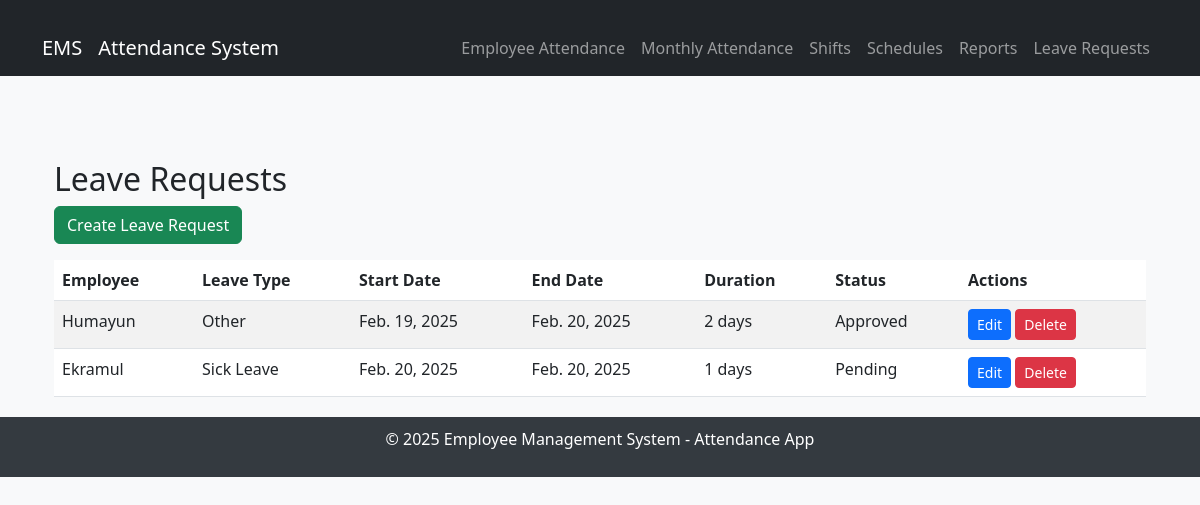
/attendance/leaves/, run on an earlier commit of the app's database.
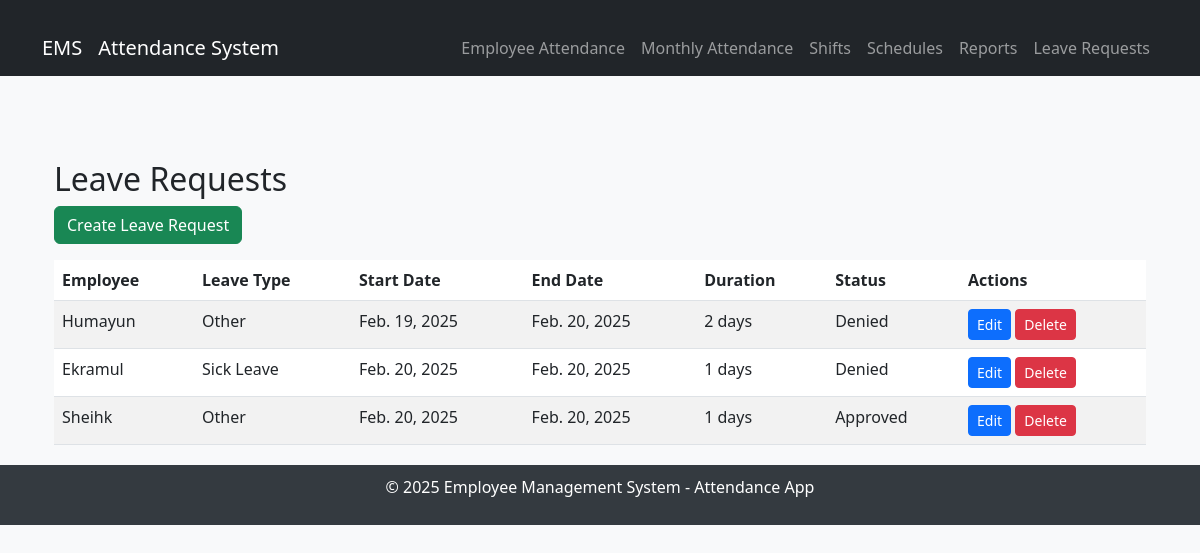
And on a later commit of the database.
### attendance/models.py (models this page shows, shortened)
class LeaveRequest(models.Model):
   LEAVE_TYPES =[
        ("Sick", "Sick Leave"),
        ("Vacation", "Vacation Leave"),
        ("Emergency", "Emergency Leave"),
        ("Maternity", "Maternity Leave"),
        ("Paternity", "Paternity Leave"),
        ("Family", "Family Leave"),
        ("Other", "Other"),
   ]
   LEAVE_REASON = [
        ("Sick Leave", "Physical Problem"),
        ("Vacation Leave", "Family Holiday"),
        ("Emergency Leave", "Medical Emergency"),
        ("Maternity Leave", "Maternity Leave"),
        ("Paternity Leave", "Paternity Leave"),
        ("Family Leave", "Family Leave"),
        ("Other", "Other"),
    ]
   STATUS = [
        ("Pending", "Pending"),
        ("Approved", "Approved"),
        ("Denied", "Denied"),
        ("Cancelled", "Cancelled"),
        ("Completed", "Completed"),
   ]
   employee = models.ForeignKey(Employee, on_delete=models.CASCADE)
   leave_type = models.CharField(max_length=10, choices=LEAVE_TYPES)
   start_date = models.DateField()
   end_date = models.DateField()
   leave_reason = models.CharField(max_length=100, choices=LEAVE_REASON)
   status = models.CharField(max_length=10, choices=STATUS)
   created_at = models.DateTimeField(auto_now_add=True)
   def get_leave_duration(self):
        return (self.end_date - self.start_date).days + 1

### employees/models.py (models this page shows, shortened)
class Employee(models.Model):
    user = models.OneToOneField(User, on_delete=models.CASCADE, null=True, blank=True)
    employee_id = models.CharField(max_length=20)
    name = models.CharField(max_length=255)
    join_date = models.DateField()
    date_of_birth = models.DateField()
    floor = models.ForeignKey(Floor, on_delete=models.SET_NULL, null=True)
    department = models.ForeignKey(Department, on_delete=models.SET_NULL, null=True)
    position = models.ForeignKey(Position, on_delete=models.SET_NULL, null=True)
    salary = models.ForeignKey(Salary, on_delete=models.SET_NULL, null=True)

### attendance/views.py (the view)
# urls.py: path('leaves/', LeaveRequestListView.as_view(), name='leave_list'),
class LeaveRequestListView(ListView):
    model = LeaveRequest
    template_name = 'attendance/leave_report/leave_list.html'
    context_object_name = 'leave_requests'

### attendance/templates/attendance/leave_report/leave_list.html
{% extends "attendance/base.html" %}
{% block content %}
<div class="container mt-4">
    <h2>Leave Requests</h2>
    <a href="{% url 'leave_create' %}" class="btn btn-success mb-3">Create Leave Request</a>
    <table class="table table-striped">
        <thead>
            <tr>
                <th>Employee</th>
                <th>Leave Type</th>
                <th>Start Date</th>
                <th>End Date</th>
                <th>Duration</th>
                <th>Status</th>
                <th>Actions</th>
            </tr>
        </thead>
        <tbody>
            {% for leave in leave_requests %}
            <tr>
                <td>{{ leave.employee.name }}</td>
                <td>{{ leave.get_leave_type_display }}</td>
                <td>{{ leave.start_date }}</td>
                <td>{{ leave.end_date }}</td>
                <td>{{ leave.get_leave_duration  }} days</td>
                <td>{{ leave.status }}</td>
                <td>
                    <a href="{% url 'leave_edit' leave.pk %}" class="btn btn-primary btn-sm">Edit</a>
                    <a href="{% url 'leave_delete' leave.pk %}" class="btn btn-danger btn-sm">Delete</a>
                </td>
            </tr>
            {% empty %}
            <tr>
                <td colspan="6" class="text-center">No leave requests found.</td>
            </tr>
            {% endfor %}
        </tbody>
    </table>
</div>
{% endblock %}

What changed in the data, as far as the page shows it:
changed LeaveRequest "Feb. 19, 2025": status "Approved" → "Denied"
changed LeaveRequest "Sick Leave": status "Pending" → "Denied"
added LeaveRequest: employee.name "Sheihk", leave_type "Other", start_date "Feb. 20, 2025", end_date "Feb. 20, 2025", get_leave_duration "1", status "Approved"
